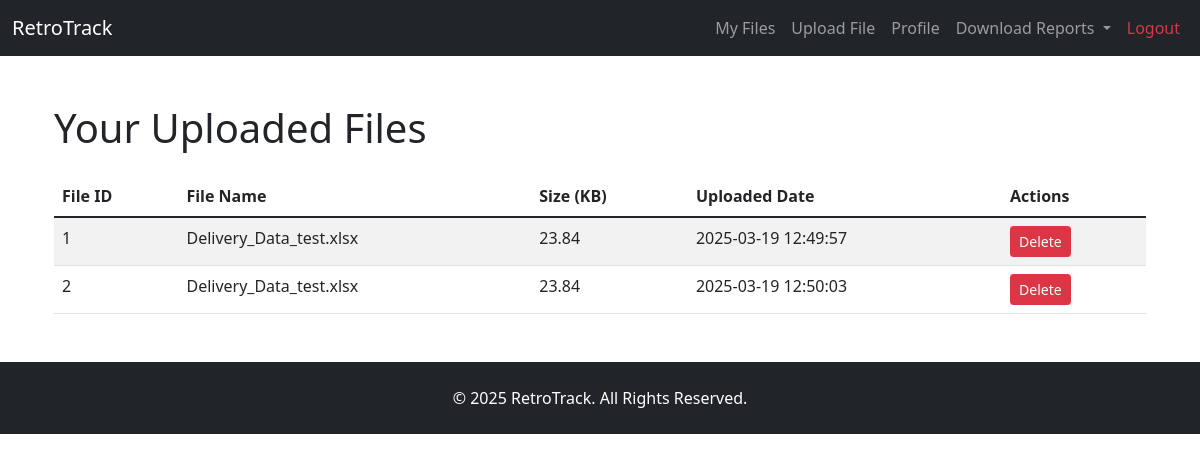
Before: /files (signed in) with the older database file.
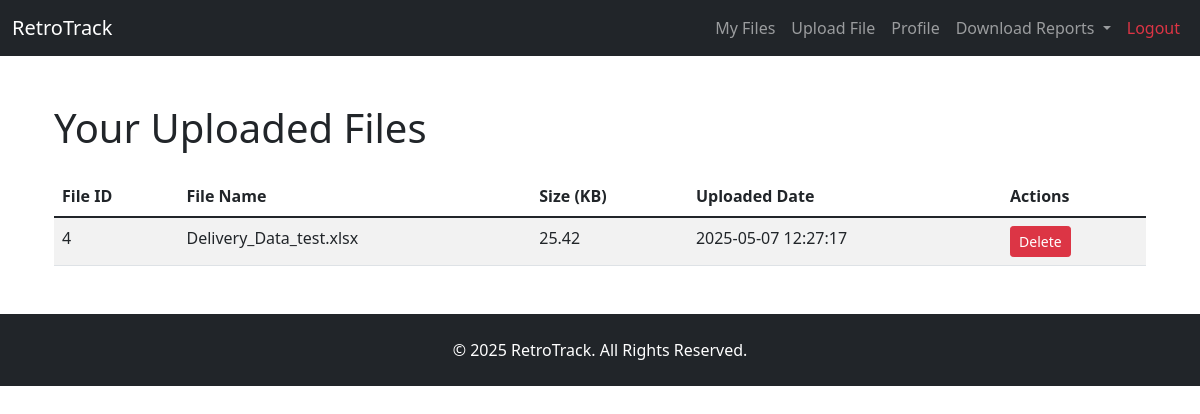
After: the same page with the newer database file.
### app/models.py (models this page shows, shortened)
class File(db.Model):
    id = db.Column(db.Integer, primary_key=True)
    filename = db.Column(db.String(255), nullable=False)
    upload_date = db.Column(db.DateTime, nullable=False, default=datetime.utcnow)
    size = db.Column(db.Float, nullable=False)
    user_id = db.Column(db.Integer, nullable=False)
    parsed_data = db.Column(db.Text, nullable=True)

### app/upload_routes.py (the view)
@app.route('/files')
def files():
    if 'user_id' not in session:
        flash("Login required.", "danger")
        return redirect(url_for('login'))
    user_files = File.query.filter_by(user_id=session['user_id']).all()
    return render_template('files.html', files=user_files)

### app/routes.py (called while the page is built)
@app.context_processor
def inject_now():
    return {"now": datetime.utcnow()}

@app.context_processor
def inject_user_files():
    if 'user_id' in session:
        files = File.query.filter_by(user_id=session['user_id']).all()
    else:
        files = []
    return dict(user_files=files)

### app/templates/files.html
{% extends "base.html" %}
{% block content %}
    <div class="container mt-5">
        <h1>Your Uploaded Files</h1>
        {% if files %}
            <table class="table table-striped mt-4">
                <thead>
                <tr>
                    <th>File ID</th>
                    <th>File Name</th>
                    <th>Size (KB)</th>
                    <th>Uploaded Date</th>
                    <th>Actions</th>
                </tr>
                </thead>
                <tbody>
                {% for file in files %}
                    <tr>
                        <td>{{ file.id }}</td>
                        <td>{{ file.filename }}</td>
                        <td>{{ "%.2f"|format(file.size) }}</td>
                        <td>{{ file.upload_date.strftime('%Y-%m-%d %H:%M:%S') }}</td>
                        <td>
                            <form action="{{ url_for('delete_file', file_id=file.id) }}" method="POST"
                                  style="display: inline;">
                                <button type="submit" class="btn btn-danger btn-sm">Delete</button>
                            </form>
                        </td>
                    </tr>
                {% endfor %}
                </tbody>
            </table>
        {% else %}
            <p>No files uploaded yet. <a href="{{ url_for('upload') }}">Upload one now</a>.</p>
        {% endif %}
    </div>
{% endblock %}

### app/templates/base.html (shortened to what this page needs)
<!DOCTYPE html>
<html lang="en">
<head>
    <link rel="stylesheet"
          href="https://cdn.jsdelivr.net/npm/bootstrap@5.1.3/dist/css/bootstrap.min.css">
</head>
<body>
<nav class="navbar navbar-expand-lg navbar-dark bg-dark">
    <div class="container-fluid">
        <a class="navbar-brand" href="{{ url_for('home') }}">RetroTrack</a>
        <div class="collapse navbar-collapse" id="navbarNav">
            <ul class="navbar-nav ms-auto">
                {% if session.get('user_id') %}
                    <li class="nav-item">
                        <a class="nav-link" href="{{ url_for('files') }}">My Files</a>
                    </li>
                    <li class="nav-item">
                        <a class="nav-link" href="{{ url_for('upload') }}">Upload File</a>
                    </li>
                    <li class="nav-item">
                        <a class="nav-link" href="{{ url_for('profile') }}">Profile</a>
                    </li>
                    <li class="nav-item dropdown">
                        <a class="nav-link dropdown-toggle"
                           href="#"
                           id="downloadDropdown"
                           role="button"
                           data-bs-toggle="dropdown"
                           aria-expanded="false">
                            Download Reports
                        </a>
                    </li>
                    <li class="nav-item">
                        <a class="nav-link text-danger"
                           href="{{ url_for('logout') }}">Logout</a>
                    </li>
                {% endif %}
            </ul>
        </div>
    </div>
</nav>
<div class="container mt-4">
    {% block content %}{% endblock %}
</div>
<footer class="bg-dark text-white mt-5 py-4 text-center">
    <p class="mb-0">&copy; {{ now.year }} RetroTrack. All Rights Reserved.</p>
</footer>
</body>
</html>

Changed rows visible on the page:
removed File: id "1", filename "Delivery_Data_test.xlsx", size "23.84", upload_date "2025-03-19 12:49:57"
removed File: id "2", filename "Delivery_Data_test.xlsx", size "23.84", upload_date "2025-03-19 12:50:03"
added File: id "4", filename "Delivery_Data_test.xlsx", size "25.42", upload_date "2025-05-07 12:27:17"
